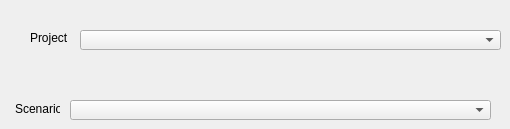
              <widget class="QWidget" name="page_11">
               <widget class="QLabel" name="label_35">
                <property name="geometry">
                 <rect>
                  <x>30</x>
                  <y>30</y>
                  <width>38</width>
                  <height>16</height>
                 </rect>
                </property>
                <property name="text">
                 <string>Project:</string>
                </property>
               </widget>
               <widget class="QComboBox" name="comboBox">
                <property name="geometry">
                 <rect>
                  <x>80</x>
                  <y>30</y>
                  <width>421</width>
                  <height>20</height>
                 </rect>
                </property>
               </widget>
               <widget class="QLabel" name="label_37">
                <property name="geometry">
                 <rect>
                  <x>15</x>
                  <y>101</y>
                  <width>45</width>
                  <height>16</height>
                 </rect>
                </property>
                <property name="text">
                 <string>Scenario:</string>
                </property>
               </widget>
               <widget class="QComboBox" name="comboBox_3">
                <property name="geometry">
                 <rect>
                  <x>70</x>
                  <y>100</y>
                  <width>421</width>
                  <height>20</height>
                 </rect>
                </property>
               </widget>
              </widget>
